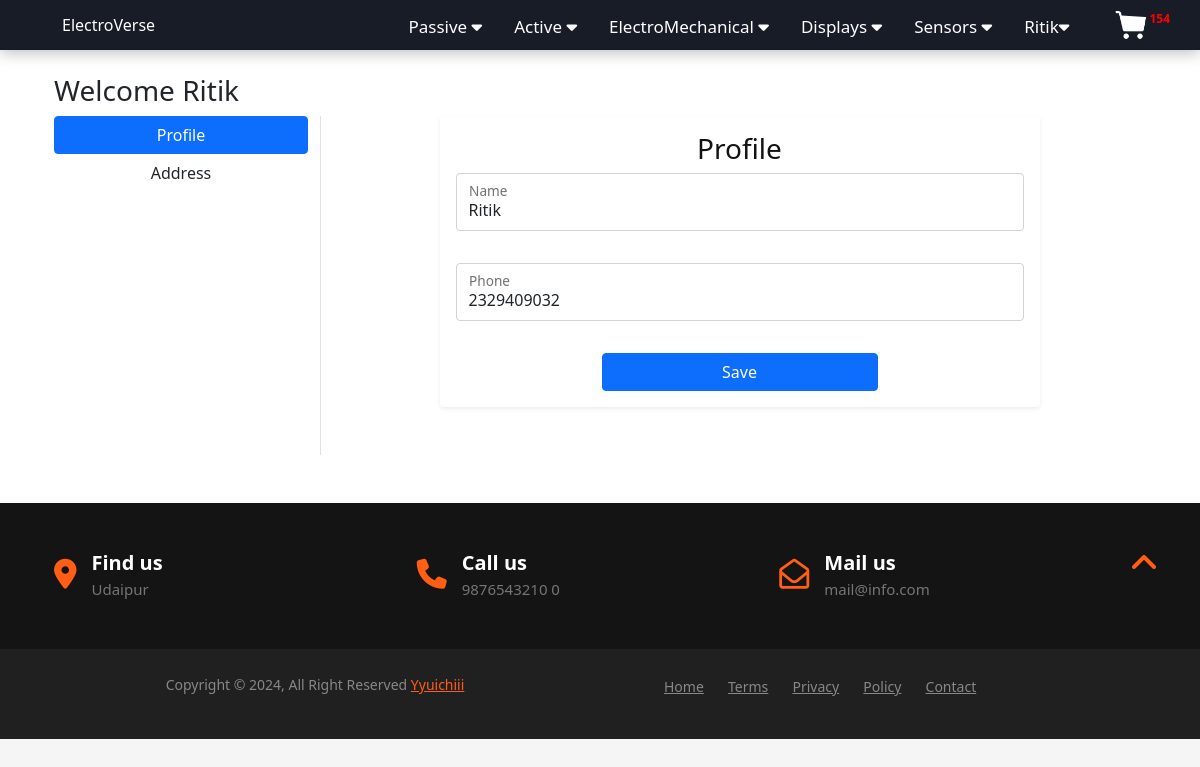
Before: /account/Profile/ (signed in) with the older database file.
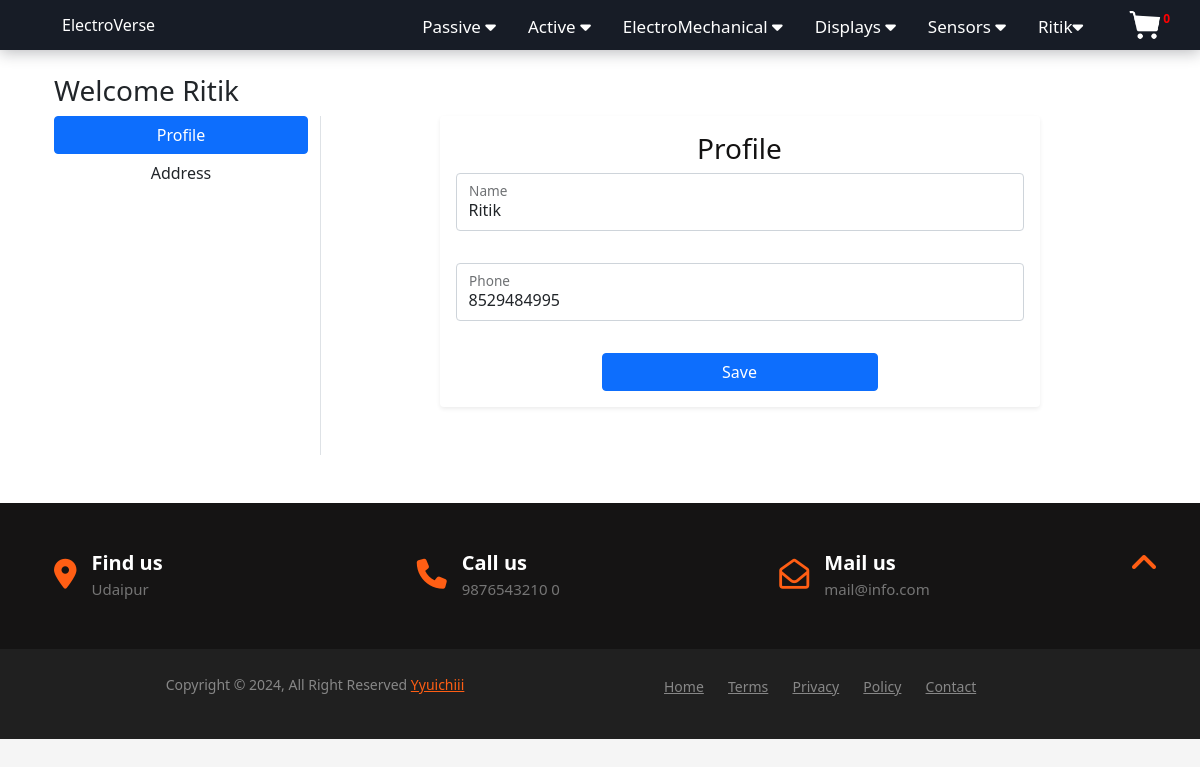
After: the same page with the newer database file.
### Accounts/models.py (models this page shows, shortened)
class User(AbstractBaseUser):
    email = models.EmailField(
        verbose_name="email address",
        max_length=255,
        unique=True,
    )
    name=models.CharField(max_length=25)
    phone=models.CharField(validators=[phone_regex], max_length=10)
    is_active = models.BooleanField(default=True)
    is_admin = models.BooleanField(default=False)
    objects = CustomUserManager()
    USERNAME_FIELD = "email"
    REQUIRED_FIELDS = []

### Accounts/views.py (the view)
# urls.py: path('Profile/', views.Profile_view,name='Profile'),
@login_required
def Profile_view(request):
    fm=UserChangeForm(initial={'name': request.user.name,'phone':request.user.phone})
    if request.method == 'POST':
        fm = UserChangeForm(request.POST,instance=request.user)
        if fm.is_valid():
             fm.save()
             messages.success(request, "Profile has been updated !!!")
             return redirect('Profile')
    return render(request,'Accounts/profile.html',{'form':fm})

### Accounts/forms.py
class UserChangeForm(forms.ModelForm):
    class Meta:
        model = User
        fields = ["name", "phone"]
        widgets = {'name': forms.TextInput(attrs={'class': 'form-control','placeholder': 'Enter the Name',}),'phone': forms.TextInput(attrs={'class': 'form-control','placeholder': 'Enter the Phone Number',})}

### Accounts/custom_context.py (called while the page is built)
def user_cart(request):
    c=0;
    if(request.user.is_authenticated):
      cart=Cart.objects.filter(user=request.user).aggregate(cart_no=Sum('Quantity'))
      c=cart['cart_no']
      if c==None:
         c=0
    return {'cart_no': c}

### Accounts/templates/Accounts/profile.html (shortened to what this page needs)
{% extends 'Accounts/base.html' %}
{% load static %}
{% block main-content %}
<div class="container">
    <div class="container my-4">
        <div class="row">
        <h3>Welcome {{user.name}}</h3>
            <div class="col-sm-3 border-end">
                <ul class="list-unstyled">
                    <li class="d-grid">
                        <a href="{% url 'Profile' %}" class="btn btn-primary">Profile</a>
                    </li>
                    <li class="d-grid">
                        <a href="{% url 'Address' %}" class="btn">Address</a>
                    </li>
                </ul>
            </div>
            <div class="shadow-sm p-3 mb-5 bg-body-tertiary rounded Form_Container">
                <h3 style="text-align: center;color: rgb(19, 18, 18);">Profile</h3>
                    <form method="post" action="{% url 'Profile' %}" class="row g-3" novalidate>
                    {% for field in form %}
                        <div class="col-md-12">
                            <div class="form-floating mb-3">
                                {{ field }}
                                <label for="{{ field.id_for_label }}">{{ field.label }}</label>
                            </div>
                        </div>
                    {% endfor %}
                    <div class="d-grid gap-2 col-6 mx-auto">
                        <button class="btn btn-primary" type="submit">Save</button>
                     </div>
                    </form>
            </div>
        </div>
    </div>
</div>
<br>
{% endblock main-content %}

### Accounts/templates/Accounts/navbar.html (shortened to what this page needs)
{% load static %}
  <nav id="nav">
        <ul class="main-menu">
            <li class="h_element home">
                <a href="{% url 'home' %}"
                class="c_home">
                ElectroVerse
                </a>
            </li>
            <li class="h_element dropdown">
                <button class="dropbtn">
                Passive
                    <i class="fa fa-caret-down"></i>
                </button>
            </li>
            <li class="h_element dropdown">
                <button class="dropbtn">Active
                    <i class="fa fa-caret-down"></i>
                </button>
            </li>
            <li class="h_element dropdown">
                <button class="dropbtn">
                ElectroMechanical <i class="fa fa-caret-down"></i>
                </button>
            </li>
            <li class="h_element dropdown">
                <button class="dropbtn">
                    Displays <i class="fa fa-caret-down"></i>
                </button>
            </li>
            <li class="h_element dropdown">
                <button class="dropbtn">
                    Sensors <i class="fa fa-caret-down"></i>
                </button>
            </li>
            {% if request.user.is_authenticated %}
            <li class="h_element dropdown">
                <button class="dropbtn">
                    {{user.name}}<i class="fa fa-caret-down"></i>
                </button>
            </li>
            <li class="h_element">
                <a href="{% url 'Cart' %}">
                    <img width="34" height="34"
                    src="{% static 'Accounts/Images/cart_icon.png' %}">
                    <sup class="cn">
                        {{cart_no}}
                    </sup>
                </a>
            </li>
            {% else %}
            <li class="h_element"><a href="{% url 'login' %}">Login</a></li>
            <li class="h_element"><a href="{% url 'registration' %}">Register</a></li>
            {% endif %}
        </ul>
</nav>

Changed rows visible on the page:
changed User "Ritik": phone "2329409032" → "8529484995"
Other visible differences:
{{ cart_no }}: "154" → "0"
